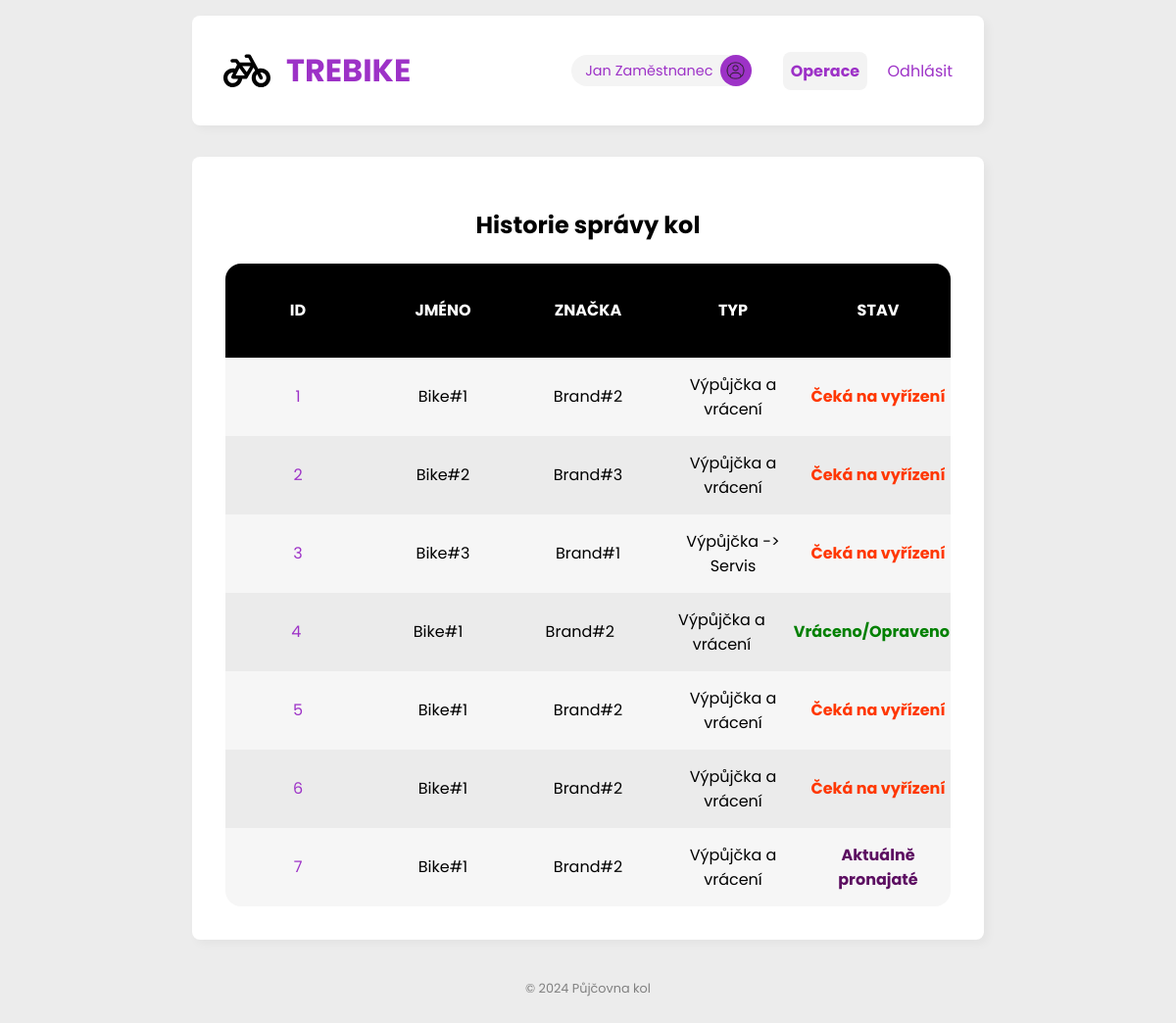
/bike-history (signed in), run on the app's committed database.
### tables this page shows
CREATE TABLE bike_events (
    id INTEGER PRIMARY KEY AUTOINCREMENT,
    user_id INTEGER NOT NULL,
    bike_id INTEGER NOT NULL,
    type INTEGER NOT NULL,
    date_from DATETIME NOT NULL,
    date_to DATETIME NOT NULL,
    total_price INTEGER NOT NULL,
    payment_method INTEGER NOT NULL, -- Platba na místě: 1 | Platba kartou online: 2
    status INTEGER,
    description VARCHAR,
    FOREIGN KEY (user_id) REFERENCES users(id),
    FOREIGN KEY (bike_id) REFERENCES bikes(id)
);

CREATE TABLE bikes (
    id INTEGER PRIMARY KEY AUTOINCREMENT,
    name VARCHAR NOT NULL,
    brand_id INTEGER NOT NULL,
    type INTEGER NOT NULL,
    price_per_day DOUBLE NOT NULL,
    img VARCHAR NOT NULL,
    FOREIGN KEY (brand_id) REFERENCES brands(id)
);

CREATE TABLE brands (
    id INTEGER PRIMARY KEY AUTOINCREMENT,
    name VARCHAR NOT NULL,
    motto VARCHAR NOT NULL,
    established DATE NOT NULL
);

### views/bike_management/bike_history.py (the view)
@bike_history.route('/bike-history')
@auth.login_required
@auth.employees_only
def page():
    bike_events = BikeEventService.getAll()
    return render_template("bike_manage_history.jinja", bike_events=bike_events)

### app.py (called while the page is built)
@app.before_request
def before_request():
    BikeEventService.check_rents()

### auth.py (called while the page is built)
def login_required(func):
    @wraps(func)
    def decorated_function(*args, **kwargs):
        print(session)
        if "authenticated" not in session:
            flash("🚫 Musíte být přihlášen pro přístup na tuto stránku.", "error")
            return redirect(url_for("login.page"))
        return func(*args, **kwargs)
    return decorated_function

def employees_only(func):
    @wraps(func)
    def decorated_function(*args, **kwargs):
        if session['role'] != 1:
            flash('🚫 Nemáte oprávnění pro tuto akci (nejste zaměstnanec).', 'error')
            return redirect(url_for('view_dashboard_page'))
        return func(*args, **kwargs)
    return decorated_function

### database/database.py (called while the page is built)
def get_db():
    if 'db' not in g:
        project_root = os.path.dirname(os.path.realpath(__file__))
        database_path = os.path.join(project_root, '..', current_app.config['DATABASE'])
        g.db = sqlite3.connect(
            database_path,
            detect_types=sqlite3.PARSE_DECLTYPES
        )
        g.db.row_factory = sqlite3.Row
        g.db.set_trace_callback(print)
    return g.db

### service/bike_event_service.py (called while the page is built)
    @staticmethod
    def check_rents():
        db = get_db()
        sql = 'UPDATE bike_events SET status = 2 WHERE date_to < CURRENT_DATE AND (type = 1 OR type = 2) AND status = 1'
        db.execute(sql)
        db.commit()

    @staticmethod
    def getAll():
        db = get_db()
        sql = '''
        SELECT bike_events.id AS id, b.name AS bike_name, brands.name AS brand_name,
        CASE bike_events.type
            WHEN 1 THEN 'Výpůjčka a vrácení'
            WHEN 2 THEN 'Výpůjčka -> Servis'
        END AS type,
        CASE bike_events.status
            WHEN 1 THEN 'Aktuálně pronajaté'
            WHEN 2 THEN 'Čeká na vyřízení'
            WHEN 3 THEN 'Vráceno/Opraveno'
        END AS status, bike_events.description AS description FROM bike_events
        JOIN bikes b ON b.id = bike_events.bike_id
        JOIN brands ON b.brand_id = brands.id
        '''
        bike_events = db.execute(sql).fetchall()
        return bike_events

### templates/bike_manage_history.jinja
{% extends '__main.jinja' %}
{% block content %}
    <div class="main table-box">
        <div class="box dashboard">
            {% if bike_events %}
                <h2 class="list-header">Historie správy kol</h2>
                <table class="table">
                <tr class="table-header">
                    <td class="header__item">ID</td>
                    <td class="header__item">Jméno</td>
                    <td class="header__item">Značka</td>
                    <td class="header__item">Typ</td>
                    <td class="header__item">Stav</td>
                </tr>
                {% for bike_event in bike_events %}
                    <tr class="table-row">
                        <td class="table-data"><a href="{{ url_for('bike_history_description.page', event_id = bike_event.id) }}">{{ bike_event.id }}</a></td>
                        <td class="table-data">{{ bike_event.bike_name }}</td>
                        <td class="table-data">{{ bike_event.brand_name }}</td>
                        <td class="table-data">{{ bike_event.type }}</td>
                        {% if bike_event.status == "Čeká na vyřízení" %}
                            <td class="table-data status-waiting">
                                {{ bike_event.status }}
                            </td>
                        {% elif bike_event.status == "Vráceno/Opraveno" %}
                            <td class="table-data status-ready">
                                {{ bike_event.status }}
                            </td>
                        {% else %}
                            <td class="table-data status-rented">
                                {{ bike_event.status }}
                            </td>
                        {% endif %}
                    </tr>
                {% endfor %}
            {% endif %}
            </table>
        </div>
    </div>
{% endblock %}

### static/css/styles.css (style rules this page uses)
:root { --accent: #9D32C7; --accent-2: #EC2F4B; --text: #5c0e61; --text-2: #731422; --text-hover: var(--accent); --text-active: #FFFFFF; --border-width: 0.125em; --table-spacing: 24px; --table-half-spacing: 12px; }
* { box-sizing: border-box; font-family: "Poppins", serif; }
a { color: var(--accent); text-decoration: none; }
body { padding: 0; margin: 0; background: #f4f4f4; font-family: sans-serif; }
.main { display: flex; }
.box { background: white; border-radius: 8px; box-shadow: rgba(0, 0, 0, 0.04) 4px 4px 10px; padding: 2em; margin: 1em; }
.dashboard { flex-grow: 1; }
.table-box { margin: auto; width: 70vw; }
.table { width:100%; }
.table-header { display:flex; width:100%; background:black; padding:(var(--table-half-spacing * 1.5)) 0; height: 6vh; border-radius: 1em 1em 0 0; }
.table-data, .header__item { flex: 1 1 20%; text-align:center; margin: auto; }
.header__item { text-transform:uppercase; color:white; font-weight: bolder; }
.table-row:last-child { border-radius: 0 0 1em 1em; }
@media screen and (max-width: 1300px) { .table { overflow-x:auto; margin-top: 1em; } }
@media screen and (max-width: 1300px) { .table-header { height: 12vh; } }
@media screen and (max-width: 1300px) { .table-row { height: 10vh; } }
.list-header { text-align: center; }
.status-ready, .status-waiting, .status-rented { font-weight: bold; }
.status-ready { color: green; }
.status-waiting { color: rgb(255, 55, 0); }
.status-rented { color: var(--text); }

### data on the page
bike_events: id "1", bike_name "Bike#1", brand_name "Brand#2", type "Výpůjčka a vrácení", status "Čeká na vyřízení"
bike_events: id "2", bike_name "Bike#2", brand_name "Brand#3", type "Výpůjčka a vrácení", status "Čeká na vyřízení"
bike_events: id "3", bike_name "Bike#3", brand_name "Brand#1", type "Výpůjčka -> Servis", status "Čeká na vyřízení"
bike_events: id "4", bike_name "Bike#1", brand_name "Brand#2", type "Výpůjčka a vrácení", status "Vráceno/Opraveno"
bike_events: id "5", bike_name "Bike#1", brand_name "Brand#2", type "Výpůjčka a vrácení", status "Čeká na vyřízení"
bike_events: id "6", bike_name "Bike#1", brand_name "Brand#2", type "Výpůjčka a vrácení", status "Čeká na vyřízení"
bike_events: id "7", bike_name "Bike#1", brand_name "Brand#2", type "Výpůjčka a vrácení", status "Aktuálně pronajaté"

### other printed values
{{ session['first_name'] }} "Jan"
{{ session['last_name'] }} "Zaměstnanec"
